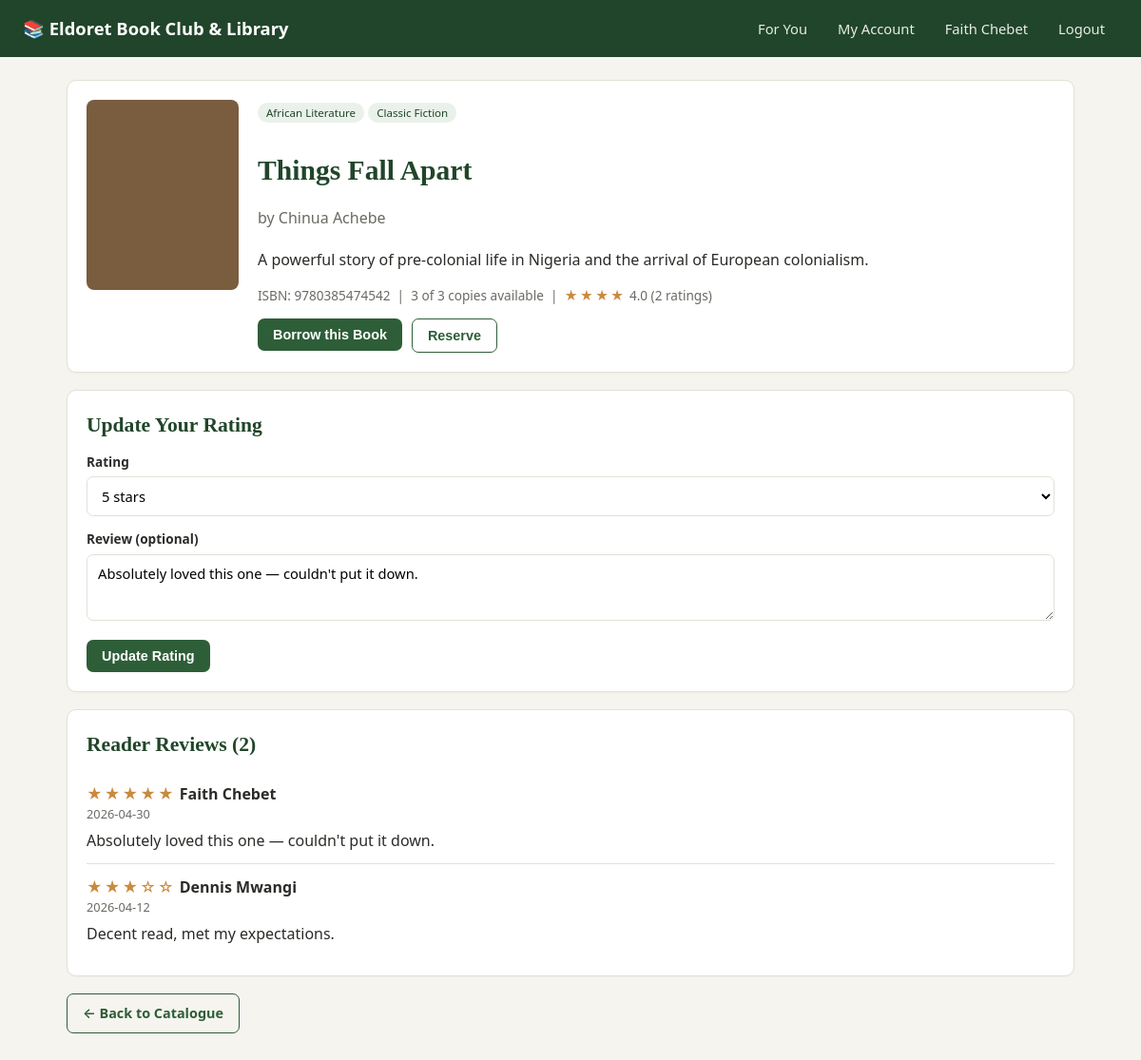
The app's page /book/1 (signed in) with its own data.
### tables this page shows
CREATE TABLE members (
    id INTEGER PRIMARY KEY AUTOINCREMENT,
    full_name TEXT NOT NULL,
    email TEXT UNIQUE NOT NULL,
    password_hash TEXT NOT NULL,
    role TEXT NOT NULL DEFAULT 'member',   -- 'member' or 'admin'
    created_at TEXT NOT NULL DEFAULT (datetime('now'))
);

CREATE TABLE books (
    id INTEGER PRIMARY KEY AUTOINCREMENT,
    title TEXT NOT NULL,
    author TEXT NOT NULL,
    genre TEXT NOT NULL,
    subject TEXT,
    isbn TEXT,
    description TEXT,
    total_copies INTEGER NOT NULL DEFAULT 1,
    available_copies INTEGER NOT NULL DEFAULT 1,
    cover_color TEXT DEFAULT '#4a6fa5',
    added_at TEXT NOT NULL DEFAULT (datetime('now'))
);

CREATE TABLE ratings (
    id INTEGER PRIMARY KEY AUTOINCREMENT,
    member_id INTEGER NOT NULL,
    book_id INTEGER NOT NULL,
    rating INTEGER NOT NULL CHECK (rating BETWEEN 1 AND 5),
    review TEXT,
    created_at TEXT NOT NULL DEFAULT (datetime('now')),
    FOREIGN KEY (member_id) REFERENCES members(id),
    FOREIGN KEY (book_id) REFERENCES books(id)
);

### app.py (the view, shortened to what this page needs)
@app.route("/book/<int:book_id>", methods=["GET", "POST"])
@login_required
def book_detail(book_id):
    db = get_db()
    member_id = session["user_id"]
    book = db.execute("SELECT * FROM books WHERE id = ?", (book_id,)).fetchone()
    if not book:
        abort(404)
    my_borrow = db.execute(
        "SELECT * FROM borrow_history WHERE member_id=? AND book_id=? AND status='borrowed'",
        (member_id, book_id),
    ).fetchone()
    my_rating = db.execute(
        "SELECT * FROM ratings WHERE member_id=? AND book_id=?", (member_id, book_id)
    ).fetchone()
    reviews = db.execute(
        """SELECT r.*, m.full_name FROM ratings r
           JOIN members m ON m.id = r.member_id
           WHERE r.book_id = ? ORDER BY r.created_at DESC""",
        (book_id,),
    ).fetchall()
    avg_rating_row = db.execute(
        "SELECT AVG(rating) AS avg_r, COUNT(*) AS n FROM ratings WHERE book_id=?", (book_id,)
    ).fetchone()
    return render_template(
        "book_detail.html",
        book=book,
        my_borrow=my_borrow,
        my_rating=my_rating,
        reviews=reviews,
        avg_rating=avg_rating_row["avg_r"],
        rating_count=avg_rating_row["n"],
    )

### app.py (called while the page is built)
def get_db():
    if "db" not in g:
        g.db = sqlite3.connect(DB_PATH)
        g.db.row_factory = sqlite3.Row
        g.db.execute("PRAGMA foreign_keys = ON")
    return g.db

def login_required(view):
    @wraps(view)
    def wrapped(*args, **kwargs):
        if not session.get("user_id"):
            flash("Please log in to continue.", "warning")
            return redirect(url_for("login"))
        return view(*args, **kwargs)
    return wrapped

@app.context_processor
def inject_user():
    return {
        "current_user_name": session.get("full_name"),
        "current_user_role": session.get("role"),
    }

### templates/book_detail.html (shortened to what this page needs)
{% extends "base.html" %}
{% block content %}
<div class="card" style="display:flex; gap:20px; flex-wrap:wrap;">
  <div class="book-cover" style="width:160px; height:200px; border-radius:8px; flex-shrink:0; background:{{ book.cover_color }};">
  </div>
  <div style="flex:1; min-width:240px;">
    <span class="badge">{{ book.genre }}</span>{% if book.subject %} <span class="badge">{{ book.subject }}</span>{% endif %}
    <h1>{{ book.title }}</h1>
    <p class="subtitle">by {{ book.author }}</p>
    <p>{{ book.description }}</p>
    <p style="font-size:0.85rem; color:var(--muted)">
      ISBN: {{ book.isbn or "N/A" }} &nbsp;|&nbsp;
      {{ book.available_copies }} of {{ book.total_copies }} copies available
      {% if avg_rating %} &nbsp;|&nbsp; <span class="stars">{{ "★" * (avg_rating|round|int) }}</span> {{ "%.1f"|format(avg_rating) }} ({{ rating_count }} ratings){% endif %}
    </p>
    <div style="display:flex; gap:10px; margin-top:14px; flex-wrap:wrap;">
      {% if my_borrow %}
        <form method="POST" action="{{ url_for('return_book', borrow_id=my_borrow.id) }}">
          <button type="submit" class="btn btn-accent">Mark as Returned</button>
        </form>
        <span class="status-pill status-borrowed" style="align-self:center;">Due {{ my_borrow.due_date }}</span>
      {% else %}
        <form method="POST">
          <button type="submit" class="btn" {% if book.available_copies < 1 %}disabled{% endif %}>
            {% if book.available_copies < 1 %}Unavailable{% else %}Borrow this Book{% endif %}
          </button>
        </form>
        <form method="POST">
          <button type="submit" class="btn btn-outline">Reserve</button>
        </form>
      {% endif %}
    </div>
  </div>
</div>
<div class="card">
  <h2 style="margin-top:0">{{ "Update Your Rating" if my_rating else "Rate this Book" }}</h2>
  <form method="POST">
    <div class="form-group">
      <label>Rating</label>
      <select name="rating" required>
        {% for n in [5,4,3,2,1] %}
          <option value="{{ n }}" {% if my_rating and my_rating.rating == n %}selected{% endif %}>{{ n }} star{{ 's' if n != 1 }}</option>
        {% endfor %}
      </select>
    </div>
    <div class="form-group">
      <label>Review (optional)</label>
      <textarea name="review" placeholder="What did you think?">{{ my_rating.review if my_rating else '' }}</textarea>
    </div>
    <button type="submit" class="btn">{{ "Update Rating" if my_rating else "Submit Rating" }}</button>
  </form>
</div>
<div class="card">
  <h2 style="margin-top:0">Reader Reviews ({{ reviews|length }})</h2>
  {% if reviews %}
    {% for r in reviews %}
      <div class="review">
        <span class="stars">{{ "★" * r.rating }}{{ "☆" * (5 - r.rating) }}</span>
        <strong>{{ r.full_name }}</strong>
        <div class="meta">{{ r.created_at }}</div>
        {% if r.review %}<p style="margin:6px 0 0;">{{ r.review }}</p>{% endif %}
      </div>
    {% endfor %}
  {% else %}
    <p class="subtitle">No reviews yet — be the first to share your thoughts.</p>
  {% endif %}
</div>
<a href="{{ url_for('home') }}" class="btn btn-outline">&larr; Back to Catalogue</a>
{% endblock %}

### templates/base.html (shortened to what this page needs)
<!DOCTYPE html>
<html lang="en">
<head>
  <link rel="stylesheet" href="{{ url_for('static', filename='css/style.css') }}">
</head>
<body>
  <div class="navbar">
    <a class="brand" href="{{ url_for('index') }}">
      📚 Eldoret Book Club &amp; Library
    </a>
    <nav>
      {% if current_user_role == 'admin' %}
        <a href="{{ url_for('admin_dashboard') }}" class="{{ 'active' if request.endpoint == 'admin_dashboard' }}">Dashboard</a>
        <a href="{{ url_for('admin_books') }}" class="{{ 'active' if request.endpoint in ['admin_books','admin_edit_book'] }}">Books</a>
        <a href="{{ url_for('admin_members') }}" class="{{ 'active' if request.endpoint == 'admin_members' }}">Members</a>
        <a href="{{ url_for('admin_reservations') }}" class="{{ 'active' if request.endpoint == 'admin_reservations' }}">Reservations</a>
        <a href="{{ url_for('admin_reports') }}" class="{{ 'active' if request.endpoint == 'admin_reports' }}">Reports</a>
        <span>{{ current_user_name }}</span>
        <a href="{{ url_for('logout') }}">Logout</a>
      {% elif current_user_role == 'member' %}
        <a href="{{ url_for('home') }}" class="{{ 'active' if request.endpoint == 'home' }}">For You</a>
        <a href="{{ url_for('my_account') }}" class="{{ 'active' if request.endpoint == 'my_account' }}">My Account</a>
        <span>{{ current_user_name }}</span>
        <a href="{{ url_for('logout') }}">Logout</a>
      {% else %}
        <a href="{{ url_for('login') }}">Login</a>
        <a href="{{ url_for('register') }}">Register</a>
      {% endif %}
    </nav>
  </div>
  <div class="container">
    {% block content %}{% endblock %}
  </div>
</body>
</html>

### static/css/style.css (style rules this page uses)
:root { --primary: #2e5e38; --primary-dark: #21452a; --accent: #c98a3e; --bg: #f6f4ef; --card-bg: #ffffff; --text: #2b2b28; --muted: #6b6a64; --border: #e3e0d6; --danger: #a13c3c; --success: #2e5e38; --warning: #c98a3e; --info: #3e6b8a; }
* { box-sizing: border-box; }
body { margin: 0; font-family: "Segoe UI", system-ui, -apple-system, sans-serif; background: var(--bg); color: var(--text); line-height: 1.5; }
a { color: var(--primary); text-decoration: none; }
.navbar { background: var(--primary-dark); color: #fff; padding: 0 24px; display: flex; align-items: center; justify-content: space-between; flex-wrap: wrap; }
.navbar .brand { font-weight: 700; font-size: 1.15rem; padding: 16px 0; color: #fff; display: flex; align-items: center; gap: 8px; }
.navbar nav { display: flex; align-items: center; gap: 4px; flex-wrap: wrap; }
.navbar nav a, .navbar nav span { color: #e7ede7; padding: 10px 14px; border-radius: 6px; font-size: 0.92rem; }
.container { max-width: 1100px; margin: 0 auto; padding: 24px 20px 60px; }
h1, h2, h3 { font-family: Georgia, "Times New Roman", serif; color: #21452a; }
h1 { font-size: 1.85rem; margin-bottom: 6px; }
h2 { font-size: 1.35rem; margin: 28px 0 12px; }
.subtitle { color: var(--muted); margin-bottom: 20px; }
.card { background: var(--card-bg); border: 1px solid var(--border); border-radius: 10px; padding: 20px; margin-bottom: 18px; box-shadow: 0 1px 2px rgba(0,0,0,0.03); }
.book-cover { height: 110px; display: flex; align-items: center; justify-content: center; color: #fff; font-family: Georgia, serif; font-weight: 700; font-size: 0.95rem; text-align: center; padding: 10px; }
.badge { display: inline-block; font-size: 0.72rem; padding: 2px 9px; border-radius: 999px; background: #eaf1ea; color: var(--primary-dark); margin-bottom: 8px; align-self: flex-start; }
.btn { display: inline-block; padding: 9px 16px; border-radius: 7px; border: none; background: var(--primary); color: #fff; cursor: pointer; font-size: 0.9rem; font-weight: 600; }
.btn-outline { background: transparent; border: 1px solid var(--primary); color: var(--primary); }
.form-group { margin-bottom: 14px; }
.form-group label { display: block; font-size: 0.85rem; font-weight: 600; margin-bottom: 5px; color: var(--text); }
.form-group input, .form-group select, .form-group textarea { width: 100%; padding: 9px 11px; border: 1px solid var(--border); border-radius: 7px; font-size: 0.92rem; font-family: inherit; background: #fff; }
.form-group textarea { resize: vertical; min-height: 70px; }
.stars { color: var(--accent); letter-spacing: 2px; }
.review { border-bottom: 1px solid var(--border); padding: 12px 0; }
.review:last-child { border-bottom: none; }
.review .meta { font-size: 0.8rem; color: var(--muted); }

### records on screen
members: full_name "Faith Chebet"
books: genre "African Literature", subject "Classic Fiction", title "Things Fall Apart", author "Chinua Achebe", description "A powerful story of pre-colonial life in Nigeria and the arrival of European colonialism.", isbn "9780385474542", available_copies "3", total_copies "3"
ratings: rating "5 stars", review "Absolutely loved this one — couldn't put it down.", rating "★★★★★", full_name "Faith Chebet", created_at "2026-04-30"
ratings: rating "★★★", rating "☆☆", full_name "Dennis Mwangi", created_at "2026-04-12", review "Decent read, met my expectations."

### other values on screen
{{ "★" * (avg_rating|round|int) }} "★★★★"
{{ "%.1f"|format(avg_rating) }} "4.0"
{{ rating_count }} "2"
{{ "Update Your Rating" if my_rating else "Rate this Book" }} "Update Your Rating"
{{ "Update Rating" if my_rating else "Submit Rating" }} "Update Rating"
{{ reviews|length }} "2"
